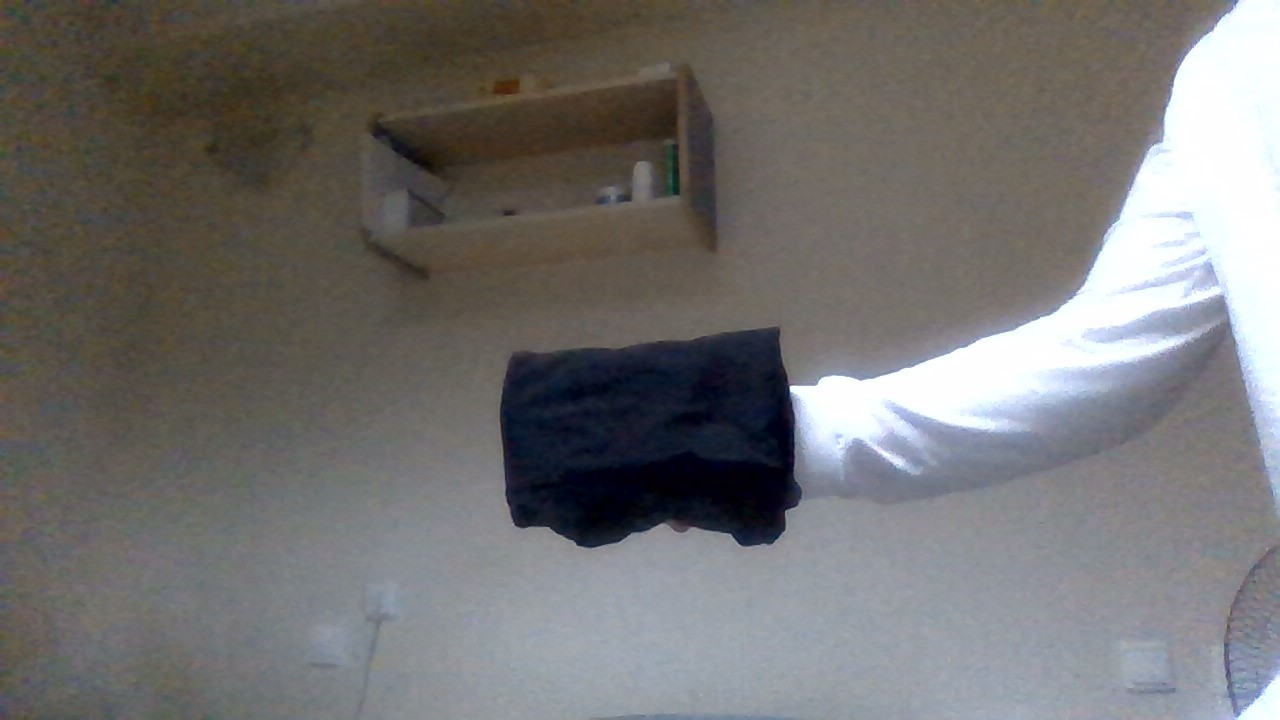
#> input picture distance/image.jpg, 1280 x 720 px
$ python distance.py
#> lines starting #> are read from the running program, lines starting #| are printed output that depends on the picture; after the words box and inside, x2 and y2 are one past the last pixel; in counts of white or black regions, pixels touching at a corner belong together
import cv2
import numpy as np


image = cv2.imread('image.jpg')
#> image is the input picture: shape (720, 1280, 3); mean B, G, R 111.9, 112.8, 114.4

cv2.imshow('Image', image)
cv2.waitKey(0)
cv2.destroyAllWindows()

image_distance_to_object = 60
object_width = 20

lower_bound = np.array([0, 0, 0])
upper_bound = np.array([300, 1000, 60])

hsv = cv2.cvtColor(image, cv2.COLOR_BGR2HSV)
#> hsv: shape (720, 1280, 3); mean H, S, V 62, 44, 120.6
mask = cv2.inRange(hsv, lower_bound, upper_bound)
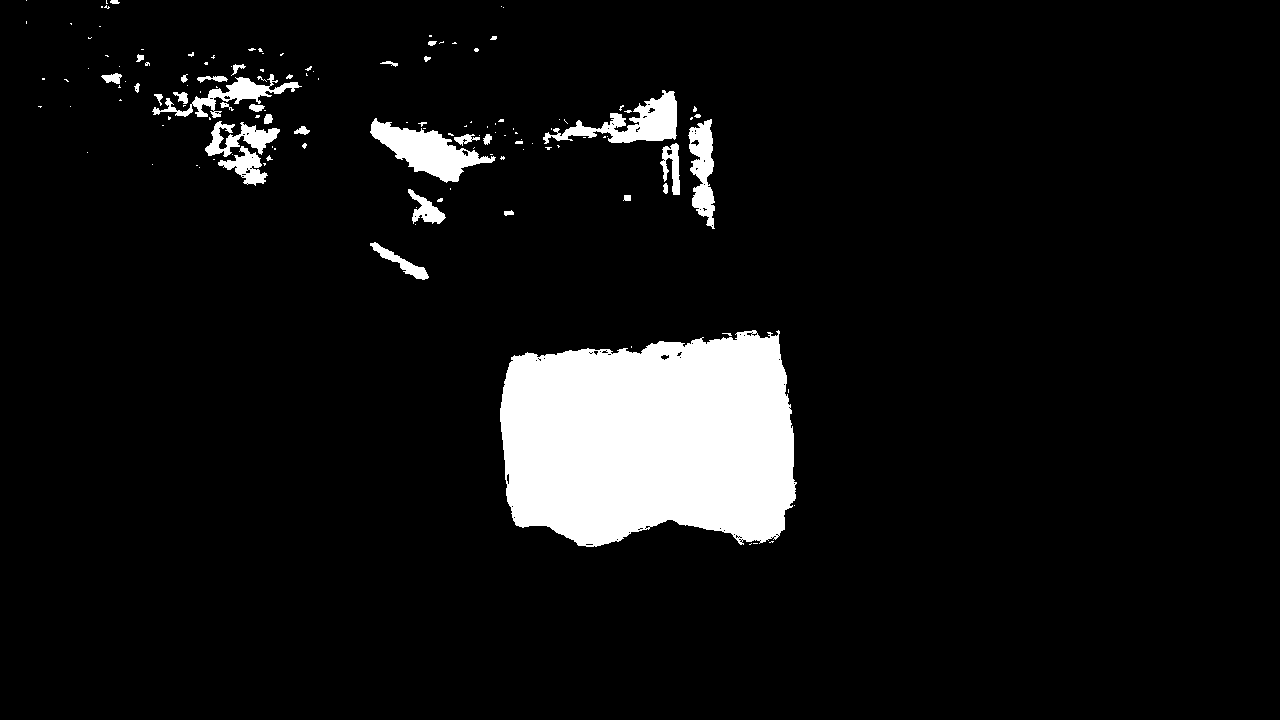
#> mask: shape (720, 1280); 7.4% white; 138 white regions (101 under 20 px)

cv2.imshow('Mask', mask)
cv2.waitKey(0)
cv2.destroyAllWindows()
contours, _ = cv2.findContours(mask, cv2.RETR_EXTERNAL, cv2.CHAIN_APPROX_SIMPLE)
#> contours = 138 contours, 108 with area under 20; largest, box (x1, y1, x2, y2) and area: (500, 330, 797, 547) 52896, (370, 118, 496, 183) 3214, (543, 90, 677, 144) 2563, (688, 119, 715, 229) 1648, (152, 74, 302, 118) 1391

max_contour = max(contours, key = cv2.contourArea)
#> max_contour = contour of 520 points, box (x1, y1, x2, y2) (500, 330, 797, 547), area 52896
x, y, width, height = cv2.boundingRect(max_contour)
#> x = 500; y = 330; width = 297; height = 217
cv2.rectangle(image, (x, y), (x + width, y + height), (255, 0, 0), 2)
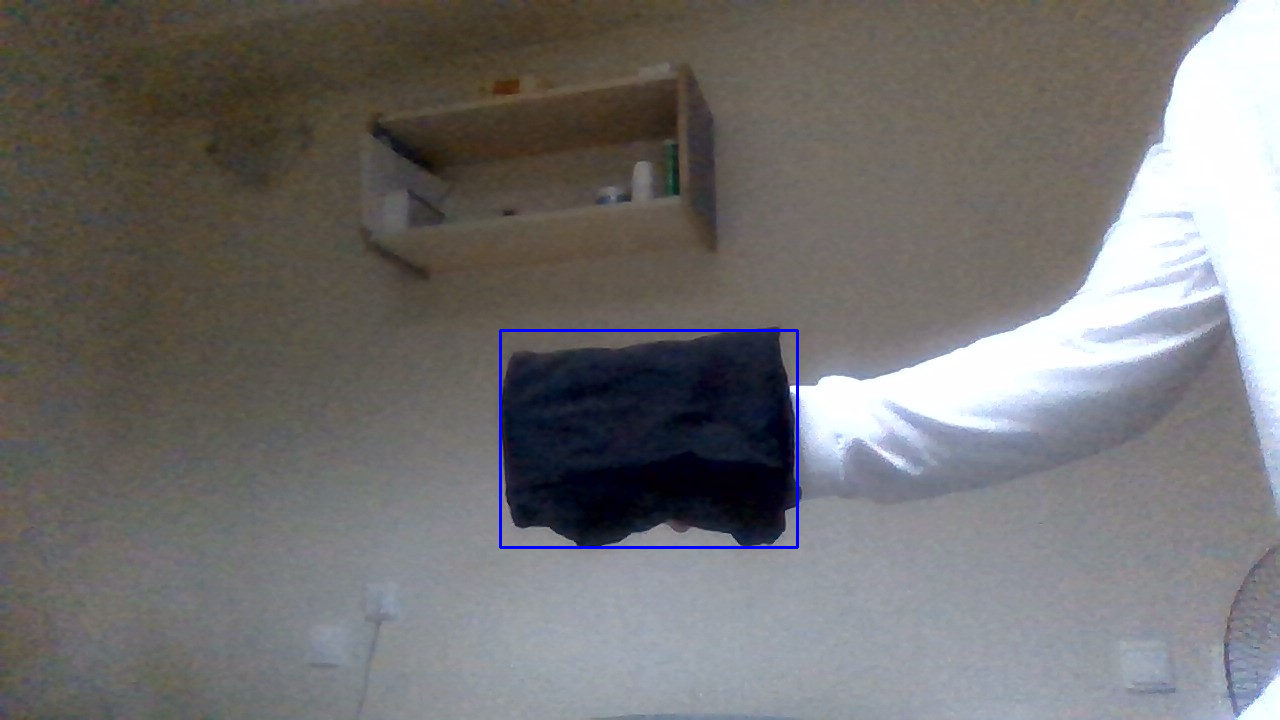
#> image: shape (720, 1280, 3); 0.33% of pixels changed, all inside (x1, y1, x2, y2) = (499, 329, 799, 549)

cv2.imshow('Bordered object', image)
cv2.waitKey(0)
cv2.destroyAllWindows()

focal_length = image_distance_to_object * width / object_width
#> focal_length = 891

print('Фокусное расстояние:', focal_length)
#| Фокусное расстояние: 891.0

cap = cv2.VideoCapture(0)

while cap.isOpened():
    ret, frame = cap.read()
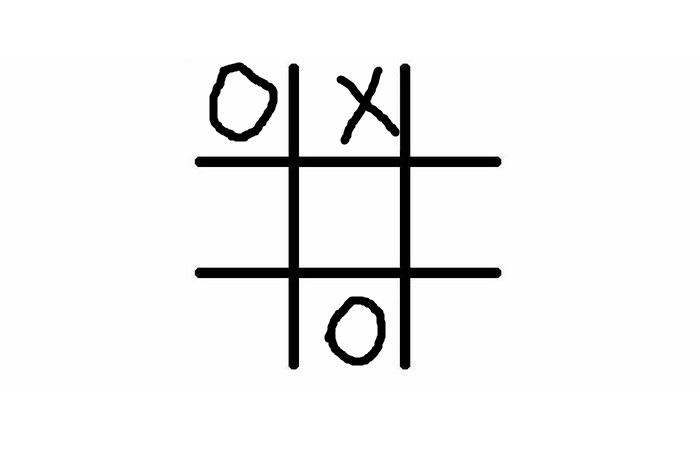
#> input picture tic-tac-toe-centers/image1.png, 700 x 450 px, given in place of the camera
#> frame is the input picture: shape (450, 700, 3); min 0, max 255, mean 240.8
    if not ret:
        break

    hsv = cv2.cvtColor(frame, cv2.COLOR_BGR2HSV)
#> hsv: shape (450, 700, 3); mean H, S, V 0, 0, 240.8
    mask = cv2.inRange(hsv, lower_bound, upper_bound)
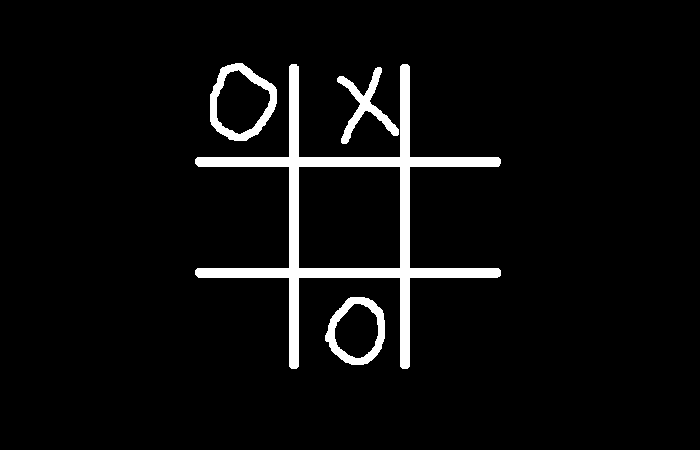
#> mask: shape (450, 700); 5.1% white; 4 white regions

    contours, _ = cv2.findContours(mask, cv2.RETR_EXTERNAL, cv2.CHAIN_APPROX_SIMPLE)
#> contours = 4 contours; box (x1, y1, x2, y2) and area: (195, 64, 501, 369) 21008, (210, 63, 277, 141) 3810, (325, 297, 385, 365) 3026, (337, 67, 399, 144) 1092

    if contours:
        max_contour = max(contours, key=cv2.contourArea)
#> max_contour = contour of 62 points, box (x1, y1, x2, y2) (195, 64, 501, 369), area 21008
        x, y, width, height = cv2.boundingRect(max_contour)
#> x = 195; y = 64; width = 306; height = 305

        camera_distance_to_object = round(focal_length * object_width / width)
#> camera_distance_to_object = 58

        cv2.rectangle(frame, (x, y), (x + width, y + height), (255, 0, 0), 2)
        cv2.putText(frame, str(camera_distance_to_object), (0, 50), 0, 1, (0, 255, 0), 2)
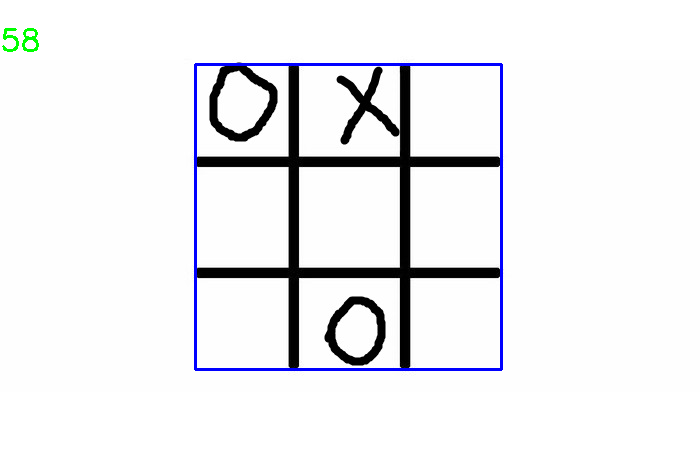
#> frame: shape (450, 700, 3); mean B, G, R 240.6, 237.9, 237.6

        cv2.imshow("Camera", frame)

        if cv2.waitKey(1) == 27:
#> (key Esc is pressed here)
            break

cap.release()
cv2.destroyAllWindows()
